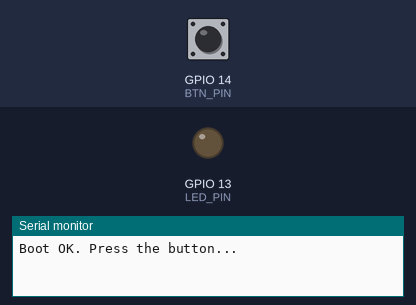
The sketch below on a simulated ESP32. Parts: output pins drawn as LEDs (lit = HIGH), the last lines printed to the serial monitor. The test bench sets the inputs (shaded band); at power-on: GPIO 14 (BTN_PIN) HIGH.

Above: at 1.2 s.
1.3 s: GPIO 14 (BTN_PIN) pulled LOW for 0.15 s
At 2.5 s:
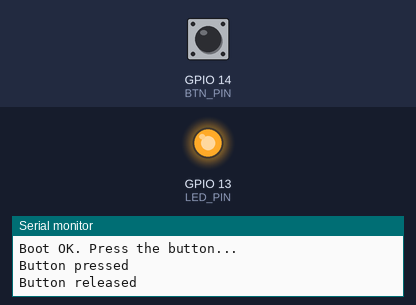
2.9 s: GPIO 14 (BTN_PIN) pulled LOW for 1 s
At 3.9 s:
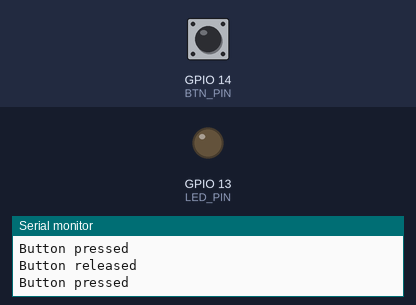
5.4 s: GPIO 14 (BTN_PIN) pulled LOW for 3.2 s
At 5.8 s:
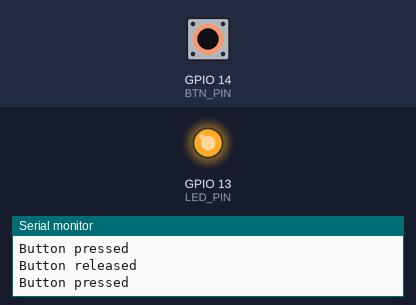
Timing chart, 0 to 8.4 s (numbered marks = the images above; inputs shaded):
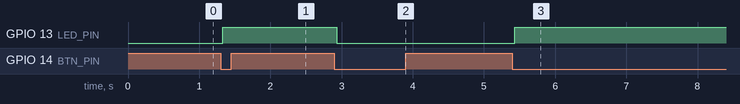

Measured:
- after the input at 1.3 s, GPIO 13 (LED_PIN): LOW → HIGH at once
- after the input at 2.9 s, GPIO 13 (LED_PIN): HIGH → LOW at once
- after the input at 5.4 s, GPIO 13 (LED_PIN): LOW → HIGH at once

The sketch:

Toggle_LED_using_button.ino
```cpp
// ESP32 DevKit - Button + LED baseline

const int LED_PIN = 13;      // אם לא עובד אצלך, נגלה ונשנה
const int BTN_PIN = 14;     // כפתור ל-GND, משתמשים ב-INPUT_PULLUP

int lastBtn = HIGH;
unsigned long lastChangeMs = 0;
const unsigned long debounceMs = 30;

void setup() {
  Serial.begin(115200);
  pinMode(LED_PIN, OUTPUT);
  pinMode(BTN_PIN, INPUT_PULLUP);

  digitalWrite(LED_PIN, LOW);
  Serial.println("Boot OK. Press the button...");
}

void loop() {
  int btn = digitalRead(BTN_PIN);

  // Debounce: מזהים שינוי יציב
  if (btn != lastBtn) {
    lastChangeMs = millis();
    lastBtn = btn;
  }

  if (millis() - lastChangeMs > debounceMs) {
    // כפתור לחוץ = LOW (כי PULLUP)
    static int stableBtn = HIGH;
    if (btn != stableBtn) {
      stableBtn = btn;

      if (stableBtn == LOW) {
        Serial.println("Button pressed");
        digitalWrite(LED_PIN, !digitalRead(LED_PIN));
      } else {
        Serial.println("Button released");
      }
    }
  }
}
```
